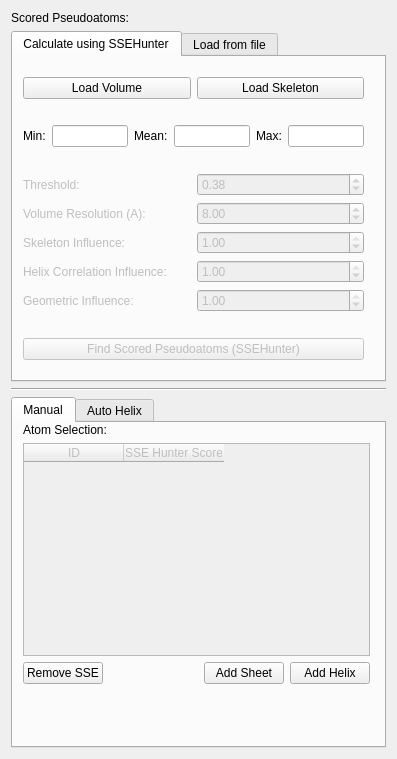
<?xml version="1.0" encoding="UTF-8"?>
<ui version="4.0">
 <class>DialogVolumeSSEBuilder</class>
 <widget class="QWidget" name="DialogVolumeSSEBuilder">
  <property name="geometry">
   <rect>
    <x>0</x>
    <y>0</y>
    <width>397</width>
    <height>759</height>
   </rect>
  </property>
  <property name="windowTitle">
   <string>SSE Builder</string>
  </property>
  <layout class="QVBoxLayout" name="verticalLayout_3">
   <item>
    <widget class="QLabel" name="labelAtomScore">
     <property name="text">
      <string>Scored Pseudoatoms:</string>
     </property>
    </widget>
   </item>
   <item>
    <widget class="QTabWidget" name="tabWidgetScoredAtoms">
     <property name="sizePolicy">
      <sizepolicy hsizetype="Expanding" vsizetype="MinimumExpanding">
       <horstretch>0</horstretch>
       <verstretch>0</verstretch>
      </sizepolicy>
     </property>
     <property name="minimumSize">
      <size>
       <width>330</width>
       <height>320</height>
      </size>
     </property>
     <property name="currentIndex">
      <number>0</number>
     </property>
     <widget class="QWidget" name="tab">
      <attribute name="title">
       <string>Calculate using SSEHunter</string>
      </attribute>
      <widget class="QWidget" name="layoutWidget">
       <property name="geometry">
        <rect>
         <x>10</x>
         <y>0</y>
         <width>341</width>
         <height>373</height>
        </rect>
       </property>
       <layout class="QVBoxLayout" name="verticalLayout_4">
        <item>
         <layout class="QHBoxLayout">
          <item>
           <widget class="QPushButton" name="pushButtonLoadVolume">
            <property name="text">
             <string>Load Volume</string>
            </property>
           </widget>
          </item>
          <item>
           <widget class="QPushButton" name="pushButtonLoadSkeleton">
            <property name="text">
             <string>Load Skeleton</string>
            </property>
           </widget>
          </item>
         </layout>
        </item>
        <item>
         <layout class="QHBoxLayout" name="horizontalLayout_6">
          <item>
           <widget class="QLabel" name="label_Min">
            <property name="text">
             <string>Min:</string>
            </property>
           </widget>
          </item>
          <item>
           <widget class="QLineEdit" name="lineEditMin"/>
          </item>
          <item>
           <widget class="QLabel" name="label_Mean">
            <property name="text">
             <string>Mean:</string>
            </property>
           </widget>
          </item>
          <item>
           <widget class="QLineEdit" name="lineEditMean"/>
          </item>
          <item>
           <widget class="QLabel" name="label_Max">
            <property name="text">
             <string>Max:</string>
            </property>
           </widget>
          </item>
          <item>
           <widget class="QLineEdit" name="lineEditMax"/>
          </item>
         </layout>
        </item>
        <item>
         <layout class="QGridLayout" name="gridLayout">
          <item row="3" column="0">
           <widget class="QLabel" name="labelSkeletonScore">
            <property name="enabled">
             <bool>false</bool>
            </property>
            <property name="text">
             <string>Skeleton Influence:</string>
            </property>
           </widget>
          </item>
          <item row="4" column="1">
           <widget class="QDoubleSpinBox" name="doubleSpinBoxCorrelation">
            <property name="enabled">
             <bool>false</bool>
            </property>
            <property name="maximum">
             <double>1.000000000000000</double>
            </property>
            <property name="singleStep">
             <double>0.100000000000000</double>
            </property>
            <property name="value">
             <double>1.000000000000000</double>
            </property>
           </widget>
          </item>
          <item row="3" column="1">
           <widget class="QDoubleSpinBox" name="doubleSpinBoxSkeleton">
            <property name="enabled">
             <bool>false</bool>
            </property>
            <property name="maximum">
             <double>1.000000000000000</double>
            </property>
            <property name="singleStep">
             <double>0.100000000000000</double>
            </property>
            <property name="value">
             <double>1.000000000000000</double>
            </property>
           </widget>
          </item>
          <item row="5" column="0">
           <widget class="QLabel" name="labelGeometricScore">
            <property name="enabled">
             <bool>false</bool>
            </property>
            <property name="text">
             <string>Geometric Influence:</string>
            </property>
           </widget>
          </item>
          <item row="0" column="0">
           <widget class="QLabel" name="labelThreshold">
            <property name="enabled">
             <bool>false</bool>
            </property>
            <property name="text">
             <string>Threshold:</string>
            </property>
           </widget>
          </item>
          <item row="2" column="1">
           <widget class="QDoubleSpinBox" name="doubleSpinBoxResolution">
            <property name="enabled">
             <bool>false</bool>
            </property>
            <property name="maximum">
             <double>1000.000000000000000</double>
            </property>
            <property name="singleStep">
             <double>0.100000000000000</double>
            </property>
            <property name="value">
             <double>8.000000000000000</double>
            </property>
           </widget>
          </item>
          <item row="4" column="0">
           <widget class="QLabel" name="labelCrossCorrelationScore">
            <property name="enabled">
             <bool>false</bool>
            </property>
            <property name="text">
             <string>Helix Correlation Influence:</string>
            </property>
           </widget>
          </item>
          <item row="5" column="1">
           <widget class="QDoubleSpinBox" name="doubleSpinBoxGeometry">
            <property name="enabled">
             <bool>false</bool>
            </property>
            <property name="maximum">
             <double>1.000000000000000</double>
            </property>
            <property name="singleStep">
             <double>0.100000000000000</double>
            </property>
            <property name="value">
             <double>1.000000000000000</double>
            </property>
           </widget>
          </item>
          <item row="2" column="0">
           <widget class="QLabel" name="labelVolumeResolution">
            <property name="enabled">
             <bool>false</bool>
            </property>
            <property name="text">
             <string>Volume Resolution (A):</string>
            </property>
           </widget>
          </item>
          <item row="0" column="1">
           <widget class="QDoubleSpinBox" name="doubleSpinBoxThreshold">
            <property name="enabled">
             <bool>false</bool>
            </property>
            <property name="minimum">
             <double>-100.000000000000000</double>
            </property>
            <property name="maximum">
             <double>100.000000000000000</double>
            </property>
            <property name="singleStep">
             <double>0.100000000000000</double>
            </property>
            <property name="value">
             <double>0.380000000000000</double>
            </property>
           </widget>
          </item>
         </layout>
        </item>
        <item>
         <widget class="QPushButton" name="pushButtonSSEHunter">
          <property name="enabled">
           <bool>false</bool>
          </property>
          <property name="text">
           <string>Find Scored Pseudoatoms (SSEHunter)</string>
          </property>
         </widget>
        </item>
        <item>
         <layout class="QHBoxLayout" name="horizontalLayout_5">
          <item>
           <spacer name="horizontalSpacer_2">
            <property name="orientation">
             <enum>Qt::Horizontal</enum>
            </property>
            <property name="sizeHint" stdset="0">
             <size>
              <width>134</width>
              <height>20</height>
             </size>
            </property>
           </spacer>
          </item>
          <item>
           <widget class="QPushButton" name="pushButtonSaveHelices">
            <property name="enabled">
             <bool>true</bool>
            </property>
            <property name="text">
             <string>Save Helices</string>
            </property>
           </widget>
          </item>
          <item>
           <widget class="QPushButton" name="pushButtonSavePseudoatoms">
            <property name="enabled">
             <bool>false</bool>
            </property>
            <property name="text">
             <string>Save Pseudoatoms</string>
            </property>
           </widget>
          </item>
         </layout>
        </item>
       </layout>
      </widget>
     </widget>
     <widget class="QWidget" name="tab_2">
      <attribute name="title">
       <string>Load from file</string>
      </attribute>
      <layout class="QGridLayout">
       <item row="0" column="0">
        <widget class="QLabel" name="labelAtomScore_2">
         <property name="text">
          <string>Scored Pseudoatom File:</string>
         </property>
        </widget>
       </item>
       <item row="1" column="0">
        <layout class="QGridLayout">
         <item row="0" column="0">
          <widget class="QLineEdit" name="lineEditAtomScore">
           <property name="readOnly">
            <bool>true</bool>
           </property>
          </widget>
         </item>
         <item row="0" column="1">
          <widget class="QPushButton" name="pushButtonBrowseAtomScore">
           <property name="sizePolicy">
            <sizepolicy hsizetype="Minimum" vsizetype="Fixed">
             <horstretch>0</horstretch>
             <verstretch>0</verstretch>
            </sizepolicy>
           </property>
           <property name="text">
            <string>...</string>
           </property>
          </widget>
         </item>
        </layout>
       </item>
       <item row="2" column="0">
        <spacer>
         <property name="orientation">
          <enum>Qt::Vertical</enum>
         </property>
         <property name="sizeHint" stdset="0">
          <size>
           <width>20</width>
           <height>40</height>
          </size>
         </property>
        </spacer>
       </item>
      </layout>
     </widget>
    </widget>
   </item>
   <item>
    <widget class="Line" name="line">
     <property name="orientation">
      <enum>Qt::Horizontal</enum>
     </property>
    </widget>
   </item>
   <item>
    <widget class="QTabWidget" name="tabWidgetAddSSEs">
     <property name="sizePolicy">
      <sizepolicy hsizetype="Expanding" vsizetype="MinimumExpanding">
       <horstretch>0</horstretch>
       <verstretch>0</verstretch>
      </sizepolicy>
     </property>
     <property name="minimumSize">
      <size>
       <width>330</width>
       <height>290</height>
      </size>
     </property>
     <property name="currentIndex">
      <number>0</number>
     </property>
     <widget class="QWidget" name="tab_3">
      <attribute name="title">
       <string>Manual</string>
      </attribute>
      <widget class="QWidget" name="layoutWidget">
       <property name="geometry">
        <rect>
         <x>10</x>
         <y>0</y>
         <width>347</width>
         <height>261</height>
        </rect>
       </property>
       <layout class="QVBoxLayout" name="verticalLayout">
        <item>
         <widget class="QLabel" name="labelSelection">
          <property name="text">
           <string>Atom Selection:</string>
          </property>
         </widget>
        </item>
        <item>
         <widget class="QTableWidget" name="tableWidgetSelection">
          <property name="enabled">
           <bool>false</bool>
          </property>
          <property name="alternatingRowColors">
           <bool>true</bool>
          </property>
          <column>
           <property name="text">
            <string>ID</string>
           </property>
          </column>
          <column>
           <property name="text">
            <string>SSE Hunter Score</string>
           </property>
          </column>
         </widget>
        </item>
        <item>
         <layout class="QHBoxLayout" name="horizontalLayout">
          <item>
           <widget class="QPushButton" name="pushButtonRemoveSSE">
            <property name="text">
             <string>Remove SSE</string>
            </property>
           </widget>
          </item>
          <item>
           <spacer name="horizontalSpacer">
            <property name="orientation">
             <enum>Qt::Horizontal</enum>
            </property>
            <property name="sizeHint" stdset="0">
             <size>
              <width>306</width>
              <height>20</height>
             </size>
            </property>
           </spacer>
          </item>
          <item>
           <widget class="QPushButton" name="pushButtonSelectionToSheet">
            <property name="text">
             <string>Add Sheet</string>
            </property>
           </widget>
          </item>
          <item>
           <widget class="QPushButton" name="pushButtonSelectionToHelix">
            <property name="text">
             <string>Add Helix</string>
            </property>
           </widget>
          </item>
         </layout>
        </item>
       </layout>
      </widget>
     </widget>
     <widget class="QWidget" name="tab_4">
      <attribute name="title">
       <string>Auto Helix</string>
      </attribute>
      <widget class="QWidget" name="layoutWidget">
       <property name="geometry">
        <rect>
         <x>0</x>
         <y>0</y>
         <width>281</width>
         <height>110</height>
        </rect>
       </property>
       <layout class="QVBoxLayout" name="verticalLayout_2">
        <item>
         <layout class="QHBoxLayout" name="horizontalLayout_2">
          <item>
           <widget class="QLabel" name="label">
            <property name="text">
             <string>Linearity Threshold:</string>
            </property>
           </widget>
          </item>
          <item>
           <widget class="QSlider" name="horizontalSliderLinearityThresh">
            <property name="minimum">
             <number>0</number>
            </property>
            <property name="maximum">
             <number>24</number>
            </property>
            <property name="value">
             <number>12</number>
            </property>
            <property name="orientation">
             <enum>Qt::Horizontal</enum>
            </property>
            <property name="tickPosition">
             <enum>QSlider::NoTicks</enum>
            </property>
            <property name="tickInterval">
             <number>0</number>
            </property>
           </widget>
          </item>
         </layout>
        </item>
        <item>
         <layout class="QHBoxLayout" name="horizontalLayout_3">
          <item>
           <widget class="QLabel" name="label_2">
            <property name="text">
             <string>Score Threshold:</string>
            </property>
           </widget>
          </item>
          <item>
           <widget class="QDoubleSpinBox" name="doubleSpinBoxScoreThresh">
            <property name="minimum">
             <double>-3.000000000000000</double>
            </property>
            <property name="maximum">
             <double>3.000000000000000</double>
            </property>
            <property name="singleStep">
             <double>0.100000000000000</double>
            </property>
           </widget>
          </item>
         </layout>
        </item>
        <item>
         <layout class="QHBoxLayout" name="horizontalLayout_4">
          <item>
           <widget class="QPushButton" name="pushButtonRemoveHelices">
            <property name="text">
             <string>Remove All</string>
            </property>
           </widget>
          </item>
          <item>
           <widget class="QPushButton" name="pushButtonAddHelices">
            <property name="text">
             <string>Add Helices</string>
            </property>
           </widget>
          </item>
         </layout>
        </item>
       </layout>
      </widget>
     </widget>
    </widget>
   </item>
  </layout>
 </widget>
 <tabstops>
  <tabstop>tabWidgetScoredAtoms</tabstop>
  <tabstop>pushButtonLoadVolume</tabstop>
  <tabstop>pushButtonLoadSkeleton</tabstop>
  <tabstop>doubleSpinBoxThreshold</tabstop>
  <tabstop>doubleSpinBoxResolution</tabstop>
  <tabstop>doubleSpinBoxSkeleton</tabstop>
  <tabstop>doubleSpinBoxCorrelation</tabstop>
  <tabstop>pushButtonSSEHunter</tabstop>
  <tabstop>pushButtonSavePseudoatoms</tabstop>
  <tabstop>lineEditAtomScore</tabstop>
  <tabstop>pushButtonBrowseAtomScore</tabstop>
 </tabstops>
 <resources/>
 <connections/>
</ui>
